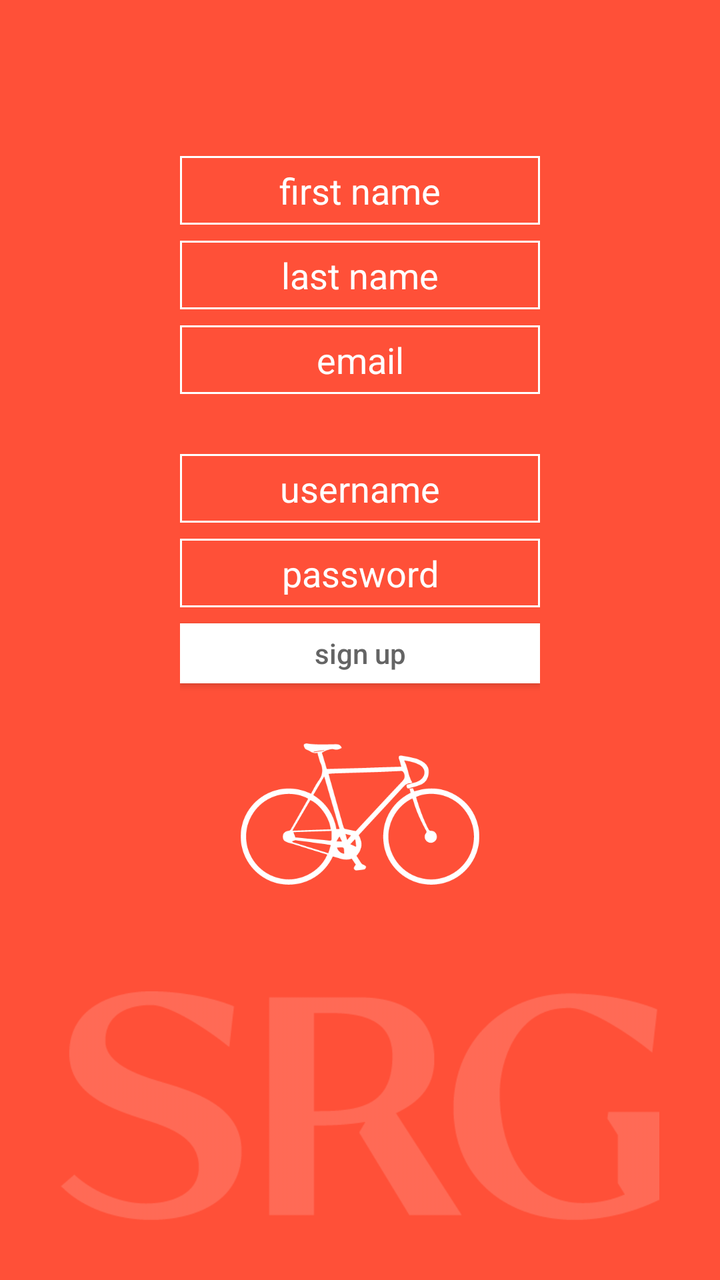
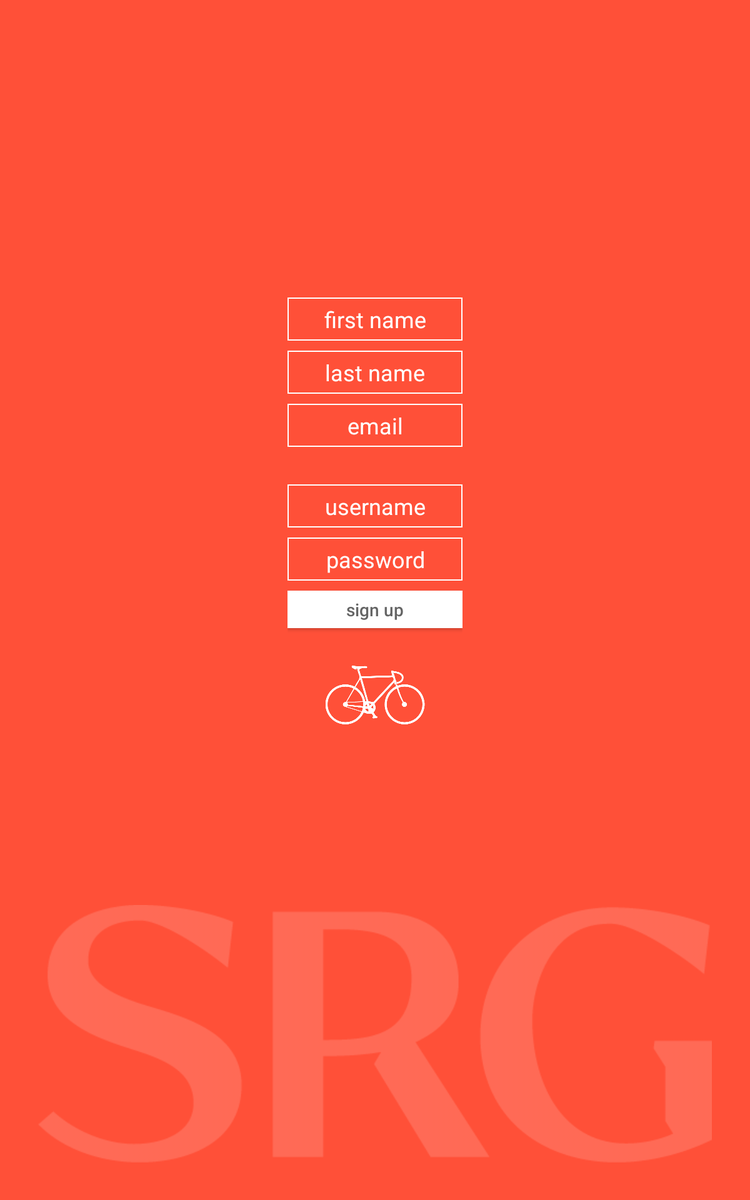

One screen, two layout resources from the same app: the default and the repository's alternative for another configuration. Each is rendered where Android would select it; the XML of both is given below.
<!-- AndroidManifest.xml: application theme AppTheme -->
<!-- res/layout/activity_sign_up.xml -->
<RelativeLayout xmlns:android="http://schemas.android.com/apk/res/android"
                xmlns:tools="http://schemas.android.com/tools"
                android:layout_width="match_parent"
                android:layout_height="match_parent"
                android:paddingLeft="@dimen/activity_horizontal_margin"
                android:paddingRight="@dimen/activity_horizontal_margin"
                android:paddingTop="@dimen/activity_vertical_margin"
                android:paddingBottom="@dimen/activity_vertical_margin"
                tools:context="com.rbompiani.srglowcarboncommute.LoginActivity"
                android:background="@color/rorange"
                android:id = "@+id/wrapper">

    <ScrollView
        android:layout_width="match_parent"
        android:layout_height="match_parent">

        <LinearLayout

            style="@style/SignupLinearWrapper">

            <EditText
                android:id="@+id/firstname"
                android:hint="first name"
                style="@style/InputField"/>

            <EditText
                android:id="@+id/lastname"
                android:hint="last name"
                style="@style/InputField"/>

            <EditText
                android:id="@+id/email"
                android:hint="email"
                style="@style/InputField"/>

            <EditText
                android:id="@+id/usernameField"
                android:hint="username"
                android:layout_marginTop="30dp"
                style="@style/InputField"/>

            <EditText
                android:inputType="textPassword"
                android:id="@+id/passwordField"
                android:hint="password"
                style="@style/InputField"/>

            <Button
                android:text="sign up"
                android:id="@+id/signupButton"
                style="@style/ButtonLight"/>

            <ImageView
                android:layout_width="match_parent"
                android:layout_height="wrap_content"
                android:layout_margin="30dp"
                android:id="@+id/bikeIcon"
                android:adjustViewBounds="true"
                android:src="@drawable/bikewhite"/>


        </LinearLayout>

    </ScrollView>

    <ImageView
        android:layout_width="match_parent"
        android:layout_height="wrap_content"
        android:id="@+id/imageView"
        android:src="@drawable/srgwhite"
        android:alpha=".15"
        android:layout_alignParentBottom="true"
        android:layout_centerHorizontal="true"
        android:adjustViewBounds="true"
        />

</RelativeLayout>
<!-- resources referenced by this layout -->
<resources>
  <color name="rorange">#ff5038</color>
  <dimen name="activity_horizontal_margin">30dp</dimen>
  <dimen name="activity_vertical_margin">30dp</dimen>
  <!-- drawable bikewhite: png bitmap (drawable, 12855 bytes) -->
  <!-- drawable srgwhite: png bitmap (drawable, 9460 bytes) -->
  <style name="ButtonLight">
          <item name="android:layout_width">match_parent</item>
          <item name="android:layout_height">@dimen/button_height</item>
          <item name="android:background">@android:color/white</item>
          <item name="android:layout_marginTop">@dimen/fieldSpacing</item>
          <item name="android:textAllCaps">false</item>
          <item name="android:textColor">@color/darkgray</item>
      </style>
  <style name="InputField">
          <item name="android:layout_width">match_parent</item>
          <item name="android:layout_height">wrap_content</item>
          <item name="android:background">@drawable/borderbox</item>
          <item name="android:textColorHint">@android:color/white</item>
          <item name="android:padding">@dimen/fieldPadding</item>
          <item name="android:gravity">center_horizontal</item>
          <item name="android:textColor">@android:color/white</item>
          <item name="android:layout_alignParentTop">true</item>
          <item name="android:layout_centerHorizontal">true</item>
          <item name="android:layout_marginTop">@dimen/fieldSpacing</item>
      </style>
  <style name="SignupLinearWrapper">
          <item name="android:orientation">vertical</item>
          <item name="android:layout_width">match_parent</item>
          <item name="android:layout_height">match_parent</item>
          <item name="android:layout_alignParentTop">true</item>
          <item name="android:layout_marginTop">40dp</item>
          <item name="android:layout_marginLeft">@dimen/inner_margin</item>
          <item name="android:layout_marginRight">@dimen/inner_margin</item>
      </style>
  <style name="AppTheme" parent="Theme.AppCompat.Light.DarkActionBar">
          
  
      </style>
  <dimen name="button_height">30dp</dimen>
  <dimen name="fieldSpacing">8dp</dimen>
  <color name="darkgray">#646464</color>
  <!-- drawable borderbox (drawable) -->
  <?xml version="1.0" encoding="utf-8"?>
  <shape
      xmlns:android="http://schemas.android.com/apk/res/android"
      android:shape="rectangle">
      <stroke android:width="1dp" android:color="#ffffff" />
  </shape>
  <dimen name="fieldPadding">5dp</dimen>
  <dimen name="inner_margin">60dp</dimen>
</resources>
<!-- res/layout-large/activity_sign_up.xml (the repository's variant of the layout above) -->
<!-- drawn on a 7-inch tablet held upright -->
<RelativeLayout xmlns:android="http://schemas.android.com/apk/res/android"
                xmlns:tools="http://schemas.android.com/tools"
                android:layout_width="match_parent"
                android:layout_height="match_parent"
                android:paddingLeft="@dimen/activity_horizontal_margin"
                android:paddingRight="@dimen/activity_horizontal_margin"
                android:paddingTop="@dimen/activity_vertical_margin"
                android:paddingBottom="@dimen/activity_vertical_margin"
                tools:context="com.rbompiani.srglowcarboncommute.LoginActivity"
                android:background="@color/rorange">

    <LinearLayout
        style="@style/SignupLinearWrapperLarge">

        <EditText
            android:id="@+id/firstname"
            android:hint="first name"
            style="@style/InputField"/>

        <EditText
            android:id="@+id/lastname"
            android:hint="last name"
            style="@style/InputField"/>

        <EditText
            android:id="@+id/email"
            android:hint="email"
            style="@style/InputField"/>

        <EditText
            android:id="@+id/usernameField"
            android:hint="username"
            android:layout_marginTop="30dp"
            style="@style/InputField"/>

        <EditText
            android:inputType="textPassword"
            android:id="@+id/passwordField"
            android:hint="password"
            style="@style/InputField"/>

        <Button
            android:text="sign up"
            android:id="@+id/signupButton"
            style="@style/ButtonLight"/>

        <ImageView
            android:layout_width="match_parent"
            android:layout_height="wrap_content"
            android:layout_margin="30dp"
            android:id="@+id/bikeIcon"
            android:adjustViewBounds="true"
            android:src="@drawable/bikewhite"/>


    </LinearLayout>

    <ImageView
        android:layout_width="match_parent"
        android:layout_height="wrap_content"
        android:id="@+id/imageView"
        android:src="@drawable/srgwhite"
        android:alpha=".15"
        android:layout_alignParentBottom="true"
        android:layout_centerHorizontal="true"
        android:adjustViewBounds="true"
        />

</RelativeLayout>
<!-- resources referenced by the variant -->
<!-- as a 7-inch tablet held upright resolves them -->
<resources>
  <color name="rorange">#ff5038</color>
  <dimen name="activity_horizontal_margin">30dp</dimen>
  <dimen name="activity_vertical_margin">30dp</dimen>
  <!-- drawable bikewhite: png bitmap (drawable, 12855 bytes) -->
  <!-- drawable srgwhite: png bitmap (drawable, 9460 bytes) -->
  <style name="ButtonLight">
          <item name="android:layout_width">match_parent</item>
          <item name="android:layout_height">@dimen/button_height</item>
          <item name="android:background">@android:color/white</item>
          <item name="android:layout_marginTop">@dimen/fieldSpacing</item>
          <item name="android:textAllCaps">false</item>
          <item name="android:textColor">@color/darkgray</item>
      </style>
  <style name="InputField">
          <item name="android:layout_width">match_parent</item>
          <item name="android:layout_height">wrap_content</item>
          <item name="android:background">@drawable/borderbox</item>
          <item name="android:textColorHint">@android:color/white</item>
          <item name="android:padding">@dimen/fieldPadding</item>
          <item name="android:gravity">center_horizontal</item>
          <item name="android:textColor">@android:color/white</item>
          <item name="android:layout_alignParentTop">true</item>
          <item name="android:layout_centerHorizontal">true</item>
          <item name="android:layout_marginTop">@dimen/fieldSpacing</item>
      </style>
  <style name="SignupLinearWrapperLarge" parent="SignupLinearWrapper">
          <item name="android:layout_marginTop">@dimen/large_inner_margin</item>
          <item name="android:layout_marginLeft">@dimen/large_inner_margin</item>
          <item name="android:layout_marginRight">@dimen/large_inner_margin</item>
      </style>
  <style name="AppTheme" parent="Theme.AppCompat.Light.DarkActionBar">
          
  
      </style>
  <dimen name="button_height">30dp</dimen>
  <dimen name="fieldSpacing">8dp</dimen>
  <color name="darkgray">#646464</color>
  <!-- drawable borderbox (drawable) -->
  <?xml version="1.0" encoding="utf-8"?>
  <shape
      xmlns:android="http://schemas.android.com/apk/res/android"
      android:shape="rectangle">
      <stroke android:width="1dp" android:color="#ffffff" />
  </shape>
  <dimen name="fieldPadding">5dp</dimen>
  <style name="SignupLinearWrapper">
          <item name="android:orientation">vertical</item>
          <item name="android:layout_width">match_parent</item>
          <item name="android:layout_height">match_parent</item>
          <item name="android:layout_alignParentTop">true</item>
          <item name="android:layout_marginTop">40dp</item>
          <item name="android:layout_marginLeft">@dimen/inner_margin</item>
          <item name="android:layout_marginRight">@dimen/inner_margin</item>
      </style>
  <dimen name="large_inner_margin">200dp</dimen>
  <dimen name="inner_margin">60dp</dimen>
</resources>
